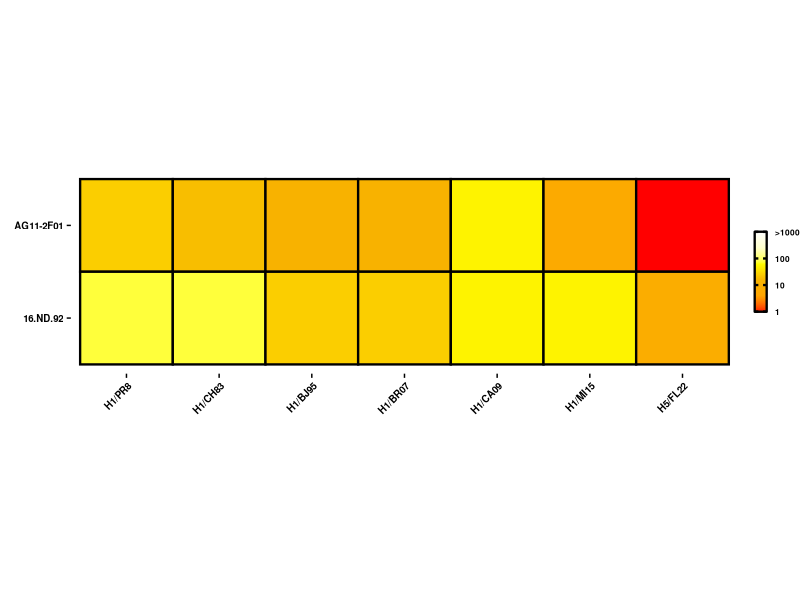
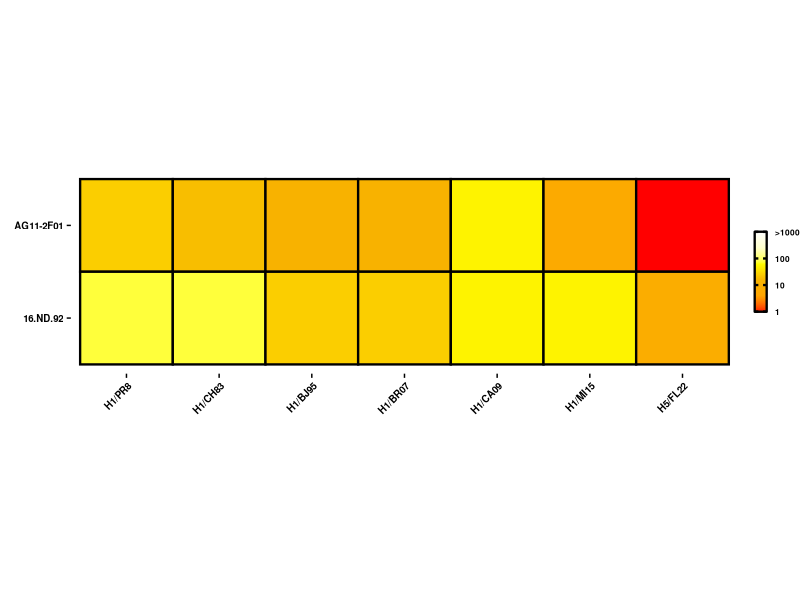

Write R code to recreate these figures, in order.
# Load necessary libraries
library(ggplot2)
library(reshape2)
library(scales)
library(RColorBrewer)
library(readr)
library(tidyr)
library(stringr)
library(dplyr)
library(gridExtra)
library(cowplot)

# Create a data frame with the provided values
df_new <- data.frame(
  Antigen = c("H1/PR8", "H1/CH83", "H1/BJ95",
              "H1/BR07", "H1/CA09", "H1/MI15","H5/FL22"),
  `AG11-2F01` = c(25, 18.75, 12.5, 12.5, 50, 6.25, 1),
  `16.ND.92` = c(75, 75, 25, 25, 50, 50, 8.035),
  check.names = FALSE
)

# Reshape the data to long format
df_new_long <- melt(df_new, id.vars = "Antigen", variable.name = "Sample", value.name = "Concentration")

# Ensure the correct order of factors for the y-axis
df_new_long$Sample <- factor(df_new_long$Sample, levels = c("16.ND.92","AG11-2F01"))
df_new_long$Antigen <- factor(df_new_long$Antigen, levels = c("H1/PR8", "H1/CH83", "H1/BJ95",
              "H1/BR07", "H1/CA09", "H1/MI15","H5/FL22"))

# Generate the heat map with updated theme settings
heatmap_plot_new <- ggplot(df_new_long, aes(x = Antigen, y = Sample, fill = Concentration)) +
  geom_tile(color = "black", linewidth = 0.8) + # Use linewidth instead of size
  scale_fill_gradientn(colors = c("red", "orange","#F7B500","#FFFF00", "#FFFFCC", "#FFFFFF"),  # Yellow to white gradient
                       trans = 'log',  # Apply log transformation
                       limits = c(1, 1000),  # Set the limits from 1 to 100
                       breaks = c(1, 10, 100, 1000),  # Set log scale breaks
                       labels = c("1", "10", "100", ">1000"),  # Set log scale labels
                       na.value = "grey",  # Fill grey for NA values
                       guide = guide_colorbar(barwidth = 0.6, barheight = 4, ticks.length = unit(1, "cm"),ticks.linewidth = 0.8,
                                              frame.colour = "black", frame.linewidth = 0.8,
                                              title = NULL,
                                              label.theme = element_text(size = 6, face = "bold", colour = 'black'),
                                              ticks.colour = "black")) +
  theme_cowplot(12) +
  theme(plot.background = element_rect(fill = "white"),
        axis.text = element_text(size = 7, face = "bold", colour = 'black'),
        axis.text.x = element_text(angle = 45, hjust = 1, colour = 'black'),
        axis.text.y = element_text(hjust = 1, colour = 'black'),
        axis.title = element_text(size = 7, face = "bold"),
        axis.line = element_blank(), # Remove axis lines
        panel.border = element_blank(), # Remove panel border
        plot.margin = unit(c(0, 0, 0, 0), "cm")) + # Remove plot margins
  xlab("") +
  ylab("") +
  coord_fixed() # Ensures the aspect ratio is 1:1, making tiles square

# Print the plot
print(heatmap_plot_new)

# Save the heat map with smaller boxes
ggsave("graph/functional_charaterization/IC50_heatmap.png", plot = heatmap_plot_new, width = 2.8, height = 3)
